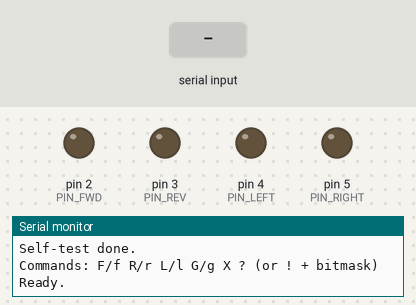
Bench run of a sketch on a simulated Arduino Uno, built with avr-gcc and run on an emulated ATmega328P. Parts: output pins drawn as LEDs (lit = HIGH), the last lines printed to the serial monitor. The inputs (shaded band) are chosen by the test bench.

Above: at 3.2 s.
3.3 s: "F" received over Serial
At 4.1 s:
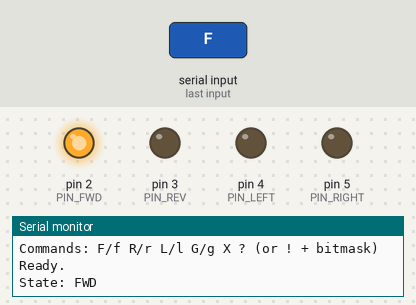
4.8 s: "R" received over Serial
At 5.3 s:
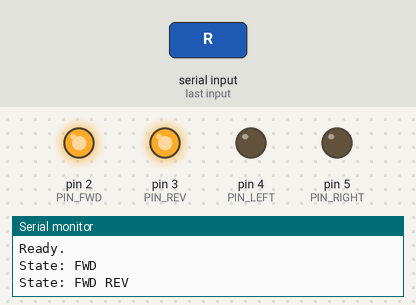
6.3 s: "L" received over Serial
At 7.5 s:
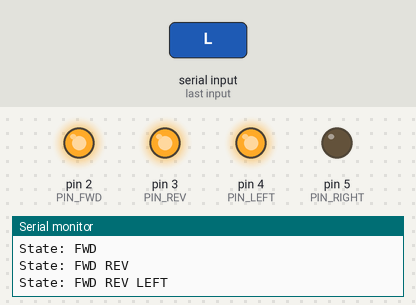
7.8 s: "f" received over Serial
At 8.8 s:
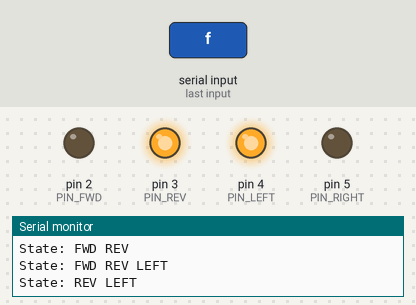
9.3 s: "G" received over Serial
At 9.9 s:
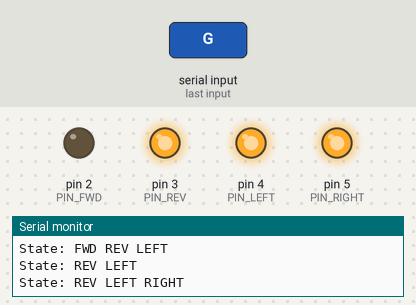
10.8 s: "r" received over Serial
At 12.2 s:
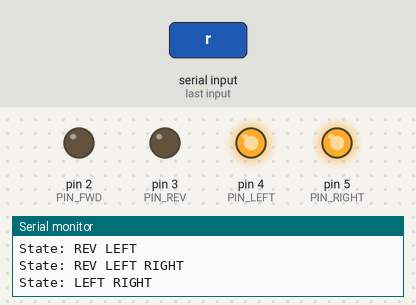
Timing chart, 0 to 13.3 s (numbered marks = the images above; inputs shaded):
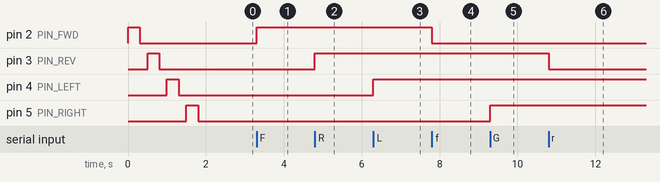

The sketch:

remote_hijack.ino
```cpp
/*
 * Remote Hijack — drive RC car by actuating the remote's switches
 * via optocouplers (PC817) connected to the back of the PCB.
 *
 * 4 digital outputs → 4 optocouplers → 4 switches:
 *   D2 = Forward
 *   D3 = Reverse
 *   D4 = Left
 *   D5 = Right
 *
 * Serial protocol (115200 baud):
 *   Single-byte commands:
 *     'F' = forward ON     'f' = forward OFF
 *     'R' = reverse ON     'r' = reverse OFF
 *     'L' = left ON        'l' = left OFF
 *     'G' = right ON       'g' = right OFF
 *     'X' = all OFF (emergency stop)
 *     '?' = report current state
 *
 *   Also accepts a compact bitmask:
 *     '!' + 1 byte (bits: 0=FWD, 1=REV, 2=LEFT, 3=RIGHT)
 *     e.g. '!' 0x05 = forward + left
 *
 * At startup, runs a self-test toggling each output for 300ms.
 */

#define PIN_FWD   2
#define PIN_REV   3
#define PIN_LEFT  4
#define PIN_RIGHT 5

#define NUM_PINS 4
const uint8_t pins[NUM_PINS] = {PIN_FWD, PIN_REV, PIN_LEFT, PIN_RIGHT};
const char* names[NUM_PINS] = {"FWD", "REV", "LEFT", "RIGHT"};

void set_all(bool state)
{
    for (uint8_t i = 0; i < NUM_PINS; i++)
        digitalWrite(pins[i], state ? HIGH : LOW);
}

void report_state()
{
    Serial.print(F("State: "));
    for (uint8_t i = 0; i < NUM_PINS; i++) {
        if (digitalRead(pins[i])) {
            Serial.print(names[i]);
            Serial.print(' ');
        }
    }
    if (!digitalRead(PIN_FWD) && !digitalRead(PIN_REV) &&
        !digitalRead(PIN_LEFT) && !digitalRead(PIN_RIGHT)) {
        Serial.print(F("IDLE"));
    }
    Serial.println();
}

void setup()
{
    Serial.begin(115200);

    for (uint8_t i = 0; i < NUM_PINS; i++) {
        pinMode(pins[i], OUTPUT);
        digitalWrite(pins[i], LOW);
    }

    Serial.println(F("\n=== Remote Hijack ==="));
    Serial.println(F("Self-test: toggling each output..."));

    // Toggle each output so you can verify the car responds
    for (uint8_t i = 0; i < NUM_PINS; i++) {
        Serial.print(F("  "));
        Serial.print(names[i]);
        Serial.println(F(" ON"));
        digitalWrite(pins[i], HIGH);
        delay(300);
        digitalWrite(pins[i], LOW);
        Serial.print(F("  "));
        Serial.print(names[i]);
        Serial.println(F(" OFF"));
        delay(200);
    }

    Serial.println(F("Self-test done."));
    Serial.println(F("Commands: F/f R/r L/l G/g X ? (or ! + bitmask)"));
    Serial.println(F("Ready."));
}

void loop()
{
    if (!Serial.available()) return;

    char c = Serial.read();

    switch (c) {
        case 'F': digitalWrite(PIN_FWD, HIGH);   break;
        case 'f': digitalWrite(PIN_FWD, LOW);    break;
        case 'R': digitalWrite(PIN_REV, HIGH);   break;
        case 'r': digitalWrite(PIN_REV, LOW);    break;
        case 'L': digitalWrite(PIN_LEFT, HIGH);  break;
        case 'l': digitalWrite(PIN_LEFT, LOW);   break;
        case 'G': digitalWrite(PIN_RIGHT, HIGH); break;
        case 'g': digitalWrite(PIN_RIGHT, LOW);  break;
        case 'X': set_all(false);                break;
        case '?': report_state();                return;
        case '!': {
            // Wait for bitmask byte
            uint32_t t0 = millis();
            while (!Serial.available()) {
                if (millis() - t0 > 100) return;  // timeout
            }
            uint8_t mask = Serial.read();
            digitalWrite(PIN_FWD,   (mask & 0x01) ? HIGH : LOW);
            digitalWrite(PIN_REV,   (mask & 0x02) ? HIGH : LOW);
            digitalWrite(PIN_LEFT,  (mask & 0x04) ? HIGH : LOW);
            digitalWrite(PIN_RIGHT, (mask & 0x08) ? HIGH : LOW);
            break;
        }
        default: return;  // ignore unknown
    }

    report_state();
}
```

Measured:
- after the input at 3.3 s, pin 2 (PIN_FWD): LOW → HIGH at once
- after the input at 4.8 s, pin 3 (PIN_REV): LOW → HIGH at once
- after the input at 6.3 s, pin 4 (PIN_LEFT): LOW → HIGH at once
- after the input at 7.8 s, pin 2 (PIN_FWD): HIGH → LOW at once
- after the input at 9.3 s, pin 5 (PIN_RIGHT): LOW → HIGH at once
- after the input at 10.8 s, pin 3 (PIN_REV): HIGH → LOW at once
